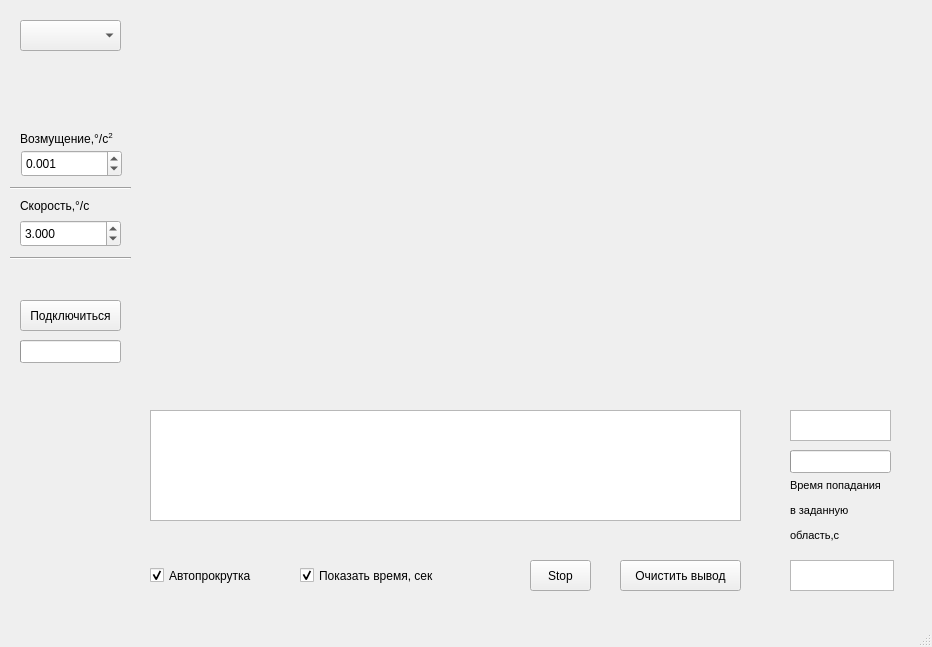
<?xml version="1.0" encoding="UTF-8"?>
<ui version="4.0">
 <class>MainWindow</class>
 <widget class="QMainWindow" name="MainWindow">
  <property name="geometry">
   <rect>
    <x>0</x>
    <y>0</y>
    <width>932</width>
    <height>647</height>
   </rect>
  </property>
  <property name="windowTitle">
   <string>MainWindow</string>
  </property>
  <widget class="QWidget" name="centralwidget">
   <widget class="QComboBox" name="comboBox">
    <property name="geometry">
     <rect>
      <x>20</x>
      <y>20</y>
      <width>101</width>
      <height>31</height>
     </rect>
    </property>
   </widget>
   <widget class="QTextEdit" name="textEdit">
    <property name="geometry">
     <rect>
      <x>150</x>
      <y>410</y>
      <width>591</width>
      <height>111</height>
     </rect>
    </property>
    <property name="font">
     <font>
      <family>Monospace</family>
     </font>
    </property>
   </widget>
   <widget class="QPushButton" name="connectButton">
    <property name="geometry">
     <rect>
      <x>20</x>
      <y>300</y>
      <width>101</width>
      <height>31</height>
     </rect>
    </property>
    <property name="text">
     <string>Подключиться</string>
    </property>
   </widget>
   <widget class="QProgressBar" name="progressBar">
    <property name="geometry">
     <rect>
      <x>20</x>
      <y>340</y>
      <width>101</width>
      <height>23</height>
     </rect>
    </property>
    <property name="value">
     <number>0</number>
    </property>
    <property name="alignment">
     <set>Qt::AlignCenter</set>
    </property>
    <property name="textVisible">
     <bool>false</bool>
    </property>
    <property name="orientation">
     <enum>Qt::Horizontal</enum>
    </property>
    <property name="invertedAppearance">
     <bool>false</bool>
    </property>
    <property name="textDirection">
     <enum>QProgressBar::TopToBottom</enum>
    </property>
   </widget>
   <widget class="QDoubleSpinBox" name="speedBox">
    <property name="geometry">
     <rect>
      <x>20</x>
      <y>220</y>
      <width>101</width>
      <height>27</height>
     </rect>
    </property>
    <property name="decimals">
     <number>3</number>
    </property>
    <property name="minimum">
     <double>-5.000000000000000</double>
    </property>
    <property name="singleStep">
     <double>0.050000000000000</double>
    </property>
    <property name="value">
     <double>3.000000000000000</double>
    </property>
   </widget>
   <widget class="QCheckBox" name="autoScrolBox">
    <property name="enabled">
     <bool>true</bool>
    </property>
    <property name="geometry">
     <rect>
      <x>150</x>
      <y>560</y>
      <width>121</width>
      <height>31</height>
     </rect>
    </property>
    <property name="text">
     <string>Автопрокрутка</string>
    </property>
    <property name="checked">
     <bool>true</bool>
    </property>
   </widget>
   <widget class="QCheckBox" name="timeShowBox">
    <property name="geometry">
     <rect>
      <x>300</x>
      <y>560</y>
      <width>171</width>
      <height>31</height>
     </rect>
    </property>
    <property name="text">
     <string>Показать время, сек</string>
    </property>
    <property name="checked">
     <bool>true</bool>
    </property>
   </widget>
   <widget class="QPushButton" name="clearButton">
    <property name="geometry">
     <rect>
      <x>620</x>
      <y>560</y>
      <width>121</width>
      <height>31</height>
     </rect>
    </property>
    <property name="text">
     <string>Очистить вывод</string>
    </property>
   </widget>
   <widget class="QLabel" name="label">
    <property name="geometry">
     <rect>
      <x>20</x>
      <y>190</y>
      <width>81</width>
      <height>31</height>
     </rect>
    </property>
    <property name="text">
     <string>Скорость,°/с</string>
    </property>
   </widget>
   <widget class="QPushButton" name="stopButton">
    <property name="geometry">
     <rect>
      <x>530</x>
      <y>560</y>
      <width>61</width>
      <height>31</height>
     </rect>
    </property>
    <property name="text">
     <string>Stop</string>
    </property>
   </widget>
   <widget class="QDoubleSpinBox" name="devBox">
    <property name="geometry">
     <rect>
      <x>21</x>
      <y>150</y>
      <width>101</width>
      <height>27</height>
     </rect>
    </property>
    <property name="decimals">
     <number>3</number>
    </property>
    <property name="minimum">
     <double>-100.000000000000000</double>
    </property>
    <property name="maximum">
     <double>100.000000000000000</double>
    </property>
    <property name="singleStep">
     <double>0.001000000000000</double>
    </property>
    <property name="value">
     <double>0.001000000000000</double>
    </property>
   </widget>
   <widget class="QLabel" name="label_2">
    <property name="geometry">
     <rect>
      <x>20</x>
      <y>130</y>
      <width>111</width>
      <height>18</height>
     </rect>
    </property>
    <property name="text">
     <string>&lt;html&gt;&lt;head/&gt;&lt;body&gt;&lt;p&gt;Возмущение,°/с&lt;span style=&quot; vertical-align:super;&quot;&gt;2&lt;/span&gt;&lt;/p&gt;&lt;/body&gt;&lt;/html&gt;</string>
    </property>
   </widget>
   <widget class="Line" name="line">
    <property name="geometry">
     <rect>
      <x>10</x>
      <y>180</y>
      <width>121</width>
      <height>16</height>
     </rect>
    </property>
    <property name="orientation">
     <enum>Qt::Horizontal</enum>
    </property>
   </widget>
   <widget class="Line" name="line_2">
    <property name="geometry">
     <rect>
      <x>10</x>
      <y>250</y>
      <width>121</width>
      <height>16</height>
     </rect>
    </property>
    <property name="orientation">
     <enum>Qt::Horizontal</enum>
    </property>
   </widget>
   <widget class="QCustomPlot" name="widget" native="true">
    <property name="geometry">
     <rect>
      <x>140</x>
      <y>20</y>
      <width>381</width>
      <height>371</height>
     </rect>
    </property>
   </widget>
   <widget class="QProgressBar" name="PBIsInside">
    <property name="geometry">
     <rect>
      <x>790</x>
      <y>450</y>
      <width>101</width>
      <height>23</height>
     </rect>
    </property>
    <property name="value">
     <number>0</number>
    </property>
    <property name="alignment">
     <set>Qt::AlignCenter</set>
    </property>
    <property name="textVisible">
     <bool>false</bool>
    </property>
    <property name="orientation">
     <enum>Qt::Horizontal</enum>
    </property>
    <property name="invertedAppearance">
     <bool>false</bool>
    </property>
    <property name="textDirection">
     <enum>QProgressBar::TopToBottom</enum>
    </property>
   </widget>
   <widget class="QTextEdit" name="textEdit_PassedTheTest">
    <property name="geometry">
     <rect>
      <x>790</x>
      <y>410</y>
      <width>101</width>
      <height>31</height>
     </rect>
    </property>
   </widget>
   <widget class="QTextEdit" name="textEdit_Time">
    <property name="geometry">
     <rect>
      <x>790</x>
      <y>560</y>
      <width>104</width>
      <height>31</height>
     </rect>
    </property>
   </widget>
   <widget class="QLabel" name="label_3">
    <property name="geometry">
     <rect>
      <x>790</x>
      <y>470</y>
      <width>201</width>
      <height>81</height>
     </rect>
    </property>
    <property name="text">
     <string>&lt;!DOCTYPE HTML PUBLIC &quot;-//W3C//DTD HTML 4.0//EN&quot; &quot;http://www.w3.org/TR/REC-html40/strict.dtd&quot;&gt;
&lt;html&gt;&lt;head&gt;&lt;meta name=&quot;qrichtext&quot; content=&quot;1&quot; /&gt;&lt;style type=&quot;text/css&quot;&gt;
p, li { white-space: pre-wrap; }
&lt;/style&gt;&lt;/head&gt;&lt;body style=&quot; font-family:'MS Shell Dlg 2'; font-size:8pt; font-weight:400; font-style:normal;&quot;&gt;
&lt;p style=&quot; margin-top:12px; margin-bottom:12px; margin-left:0px; margin-right:0px; -qt-block-indent:0; text-indent:0px;&quot;&gt;Время попадания &lt;/p&gt;
&lt;p style=&quot; margin-top:12px; margin-bottom:12px; margin-left:0px; margin-right:0px; -qt-block-indent:0; text-indent:0px;&quot;&gt;в заданную &lt;/p&gt;
&lt;p style=&quot; margin-top:12px; margin-bottom:12px; margin-left:0px; margin-right:0px; -qt-block-indent:0; text-indent:0px;&quot;&gt;область,с&lt;/p&gt;&lt;/body&gt;&lt;/html&gt;</string>
    </property>
   </widget>
   <widget class="QCustomPlot" name="widget_2" native="true">
    <property name="geometry">
     <rect>
      <x>530</x>
      <y>20</y>
      <width>381</width>
      <height>371</height>
     </rect>
    </property>
   </widget>
  </widget>
  <widget class="QMenuBar" name="menubar">
   <property name="geometry">
    <rect>
     <x>0</x>
     <y>0</y>
     <width>932</width>
     <height>28</height>
    </rect>
   </property>
  </widget>
  <widget class="QStatusBar" name="statusbar"/>
 </widget>
 <customwidgets>
  <customwidget>
   <class>QCustomPlot</class>
   <extends>QWidget</extends>
   <header>qcustomplot.h</header>
   <container>1</container>
  </customwidget>
 </customwidgets>
 <resources/>
 <connections/>
</ui>
